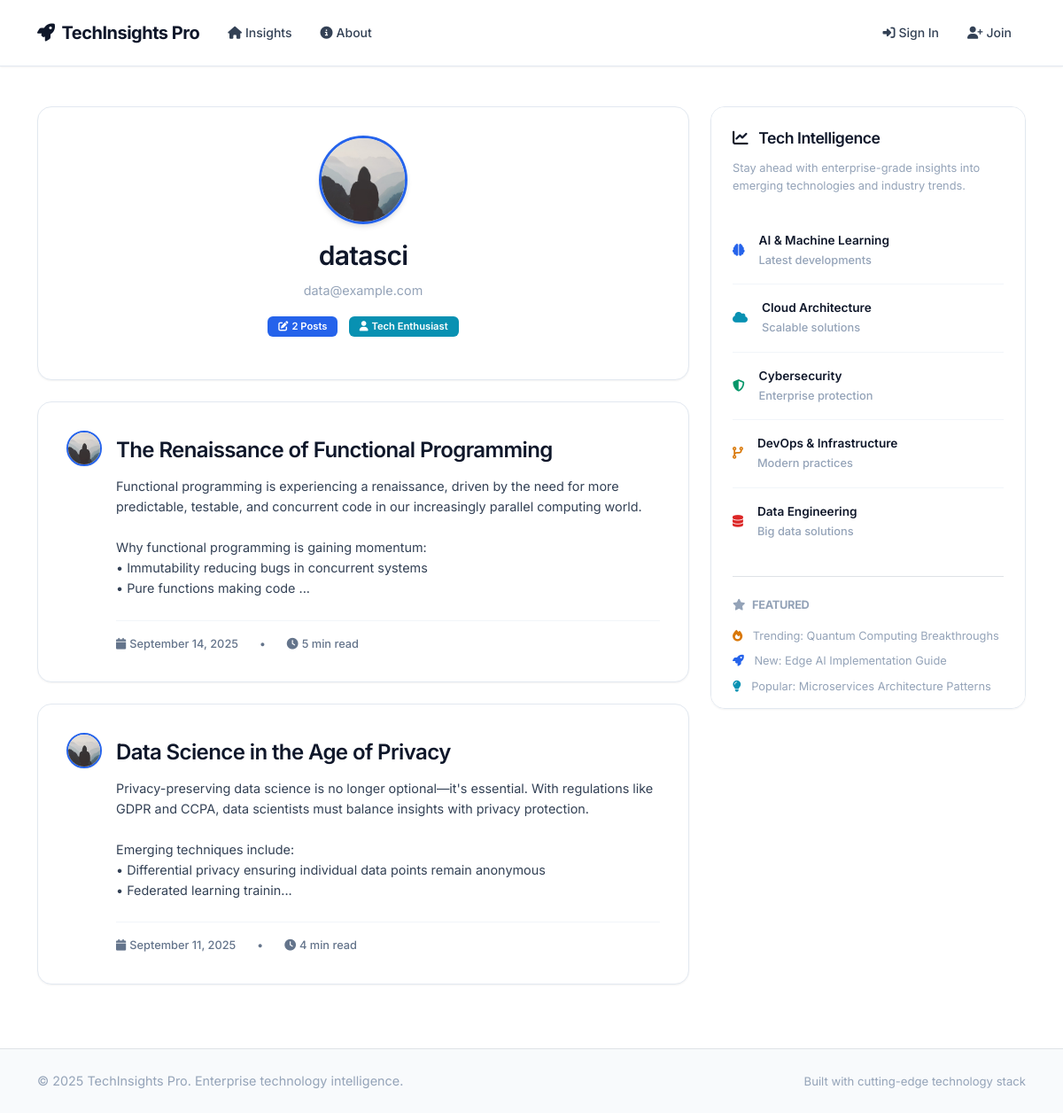
The page /user/datasci on the database its author committed.
### flaskblog/models.py (models this page shows, shortened)
class User(db.Model, UserMixin):
    id = db.Column(db.Integer, primary_key=True)
    username = db.Column(db.String(20), unique=True, nullable=False)
    email = db.Column(db.String(120), unique=True, nullable=False)
    image_file = db.Column(db.String(20), nullable=False, default='default.jpg')
    password = db.Column(db.String(60), nullable=False)
    posts = db.relationship('Post', backref='author', lazy=True)

class Post(db.Model):
    id = db.Column(db.Integer, primary_key=True)
    title = db.Column(db.String(100), nullable=False)
    date_posted = db.Column(db.DateTime, nullable=False, default=datetime.utcnow)
    content = db.Column(db.Text, nullable=False)
    user_id = db.Column(db.Integer, db.ForeignKey('user.id'), nullable=False)

### flaskblog/users/routes.py (the view)
@users.route("/user/<string:username>")
def user_posts(username):
    page = request.args.get('page', 1, type=int)
    user = User.query.filter_by(username=username).first_or_404()
    posts = Post.query.filter_by(author=user)\
        .order_by(Post.date_posted.desc())\
        .paginate(page=page, per_page=5)
    return render_template('user_posts.html', posts=posts, user=user)

### flaskblog/templates/user_posts.html (shortened to what this page needs)
{% extends "layout.html" %}
{% block content %}
    <div class="content-section fade-in-up mb-4">
        <div class="text-center">
            <img class="account-img mb-3" src="{{ url_for('static', filename='profile_pics/' + user.image_file) }}" alt="{{ user.username }}">
            <h2 class="mb-2">{{ user.username }}</h2>
            <p class="text-muted mb-3">{{ user.email }}</p>
            <div class="mb-3">
                <span class="badge bg-primary me-2">
                    <i class="fas fa-edit me-1"></i>{{ posts.total }} Posts
                </span>
                <span class="badge bg-info">
                    <i class="fas fa-user me-1"></i>Tech Enthusiast
                </span>
            </div>
        </div>
    </div>
    {% for post in posts.items %}
        <article class="article-card fade-in-up">
            <div class="d-flex align-items-start">
                <img class="article-img me-3" src="{{ url_for('static', filename='profile_pics/' + post.author.image_file) }}" alt="{{ post.author.username }}">
                <div class="flex-grow-1">
                    <h2>
                        <a class="article-title" href="{{ url_for('posts.post', post_id=post.id) }}">
                            {{ post.title }}
                        </a>
                    </h2>
                    <div class="article-content">
                        {% set content_preview = post.content[:300] + '...' if post.content|length > 300 else post.content %}
                        {{ content_preview|replace('\n', '<br>')|safe }}
                    </div>
                    <div class="article-metadata">
                        <span>
                            <i class="fas fa-calendar me-1"></i>{{ post.date_posted.strftime('%B %d, %Y') }}
                        </span>
                        <span class="mx-2">•</span>
                        <span>
                            <i class="fas fa-clock me-1"></i>{{ (post.content|length / 200)|round|int }} min read
                        </span>
                    </div>
                </div>
            </div>
        </article>
    {% endfor %}
{% endblock content %}

### flaskblog/static/main.css (style rules this page uses)
:root { --primary: #2563eb; --primary-dark: #1d4ed8; --primary-light: #3b82f6; --secondary: #475569; --accent: #0891b2; --success: #059669; --warning: #d97706; --danger: #dc2626; --bg-primary: #ffffff; --bg-secondary: #f8fafc; --bg-tertiary: #f1f5f9; --bg-card: #ffffff; --bg-elevated: #f8fafc; --bg-glass: rgba(248, 250, 252, 0.8); --bg-overlay: rgba(255, 255, 255, 0.95); --bg-hero: linear-gradient(135deg, #f8fafc 0%, #e2e8f0 100%); --text-primary: #0f172a; --text-secondary: #334155; --text-tertiary: #64748b; --text-muted: #94a3b8; --text-inverse: #ffffff; --border-primary: #e2e8f0; --border-secondary: #f1f5f9; --shadow-sm: 0 1px 2px 0 rgba(0, 0, 0, 0.05); --shadow-md: 0 4px 6px -1px rgba(0, 0, 0, 0.1), 0 2px 4px -1px rgba(0, 0, 0, 0.06); --shadow-lg: 0 10px 15px -3px rgba(0, 0, 0, 0.1), 0 4px 6px -2px rgba(0, 0, 0, 0.05); --shadow-xl: 0 20px 25px -5px rgba(0, 0, 0, 0.1), 0 10px 10px -5px rgba(0, 0, 0, 0.04); --shadow-2xl: 0 25px 50px -12px rgba(0, 0, 0, 0.25); --radius-sm: 0.375rem; --radius-md: 0.5rem; --radius-lg: 0.75rem; --radius-xl: 1rem; --radius-2xl: 1.5rem; --transition-fast: 150ms cubic-bezier(0.4, 0, 0.2, 1); --transition-normal: 300ms cubic-bezier(0.4, 0, 0.2, 1); --transition-slow: 500ms cubic-bezier(0.4, 0, 0.2, 1); }
* { box-sizing: border-box; margin: 0; padding: 0; }
html { scroll-behavior: smooth; }
body { font-family: 'Inter', -apple-system, BlinkMacSystemFont, 'Segoe UI', Roboto, 'Helvetica Neue', Arial, sans-serif; background: var(--bg-primary); color: var(--text-primary); line-height: 1.6; font-size: 15px; font-weight: 400; -webkit-font-smoothing: antialiased; -moz-osx-font-smoothing: grayscale; overflow-x: hidden; }
h1, h2, h3, h4, h5, h6 { color: var(--text-primary); font-weight: 600; line-height: 1.3; letter-spacing: -0.025em; margin-bottom: 0.75rem; }
h2 { font-size: 1.875rem; font-weight: 600; }
p { color: var(--text-secondary); margin-bottom: 1rem; font-size: 0.9rem; line-height: 1.6; }
.text-muted { color: var(--text-muted) !important; }
.content-section { background: var(--bg-card); border: 1px solid var(--border-primary); border-radius: var(--radius-xl); padding: 2rem; margin-bottom: 1.5rem; box-shadow: var(--shadow-sm); transition: var(--transition-normal); position: relative; overflow: hidden; }
.article-card { background: var(--bg-card); border: 1px solid var(--border-primary); border-radius: var(--radius-xl); padding: 2rem; margin-bottom: 1.5rem; transition: var(--transition-normal); position: relative; overflow: hidden; box-shadow: var(--shadow-sm); }
.article-card::before { content: ''; position: absolute; top: 0; left: 0; right: 0; height: 2px; background: linear-gradient(90deg, var(--primary), var(--accent)); transform: scaleX(0); transform-origin: left; transition: var(--transition-normal); }
.article-title { color: var(--text-primary); font-size: 1.5rem; font-weight: 600; line-height: 1.3; margin-bottom: 0.75rem; text-decoration: none; transition: var(--transition-fast); letter-spacing: -0.025em; }
.article-content { color: var(--text-secondary); font-size: 0.9rem; line-height: 1.6; margin-bottom: 1.5rem; }
.article-metadata { display: flex; align-items: center; gap: 1rem; padding-top: 1rem; border-top: 1px solid var(--border-secondary); color: var(--text-tertiary); font-size: 0.8rem; font-weight: 500; }
.article-img { width: 40px; height: 40px; border-radius: 50%; border: 2px solid var(--primary); object-fit: cover; transition: var(--transition-fast); box-shadow: var(--shadow-sm); }
.account-img { width: 100px; height: 100px; border-radius: 50%; border: 3px solid var(--primary); object-fit: cover; box-shadow: var(--shadow-md); }
.badge { font-weight: 600; padding: 0.375rem 0.75rem; border-radius: var(--radius-sm); font-size: 0.7rem; }
.bg-primary { background-color: var(--primary) !important; }
.bg-info { background-color: var(--accent) !important; }
.fade-in-up { animation: slideInUp 0.4s ease-out forwards; }
.fade-in-up { animation: slideInUp 0.6s ease-out forwards; opacity: 0; }

### rows shown on the page
User: image_file (placeholder picture), username "datasci", email "data@example.com"
Post: image_file (placeholder picture), title "The Renaissance of Functional Programming", content_preview "Functional programming is experiencing a renaissance, driven by the need for more predictable, testable, and concurrent code in our increasingly parallel computing world. Why functional programming is gaining momentum: • Immutability reducing bugs in concurrent systems • Pure functions making code ...", date_posted "September 14, 2025", content "5"
Post: image_file (placeholder picture), title "Data Science in the Age of Privacy", content_preview "Privacy-preserving data science is no longer optional—it's essential. With regulations like GDPR and CCPA, data scientists must balance insights with privacy protection. Emerging techniques include: • Differential privacy ensuring individual data points remain anonymous • Federated learning trainin...", date_posted "September 11, 2025", content "4"

### other values the page prints
{{ posts.total }} "2"
